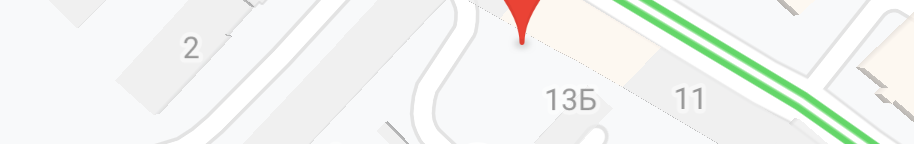
#> input picture query_images/location_intellias_kyrylivska_15.png, 914 x 144 px
$ python match_features.py --query ../query_images/location_intellias_kyrylivska_15.png --train ../query_images/location_intellias_kyrylivska_39.png
#> lines starting #> are read from the running program, lines starting #| are printed output that depends on the picture; long printed decimals are rounded
from datetime import datetime
from itertools import combinations
import argparse
import sys
import os.path
import os
import numpy as np
import math
import cv2


# Parse arguments
ap = argparse.ArgumentParser(description='Script to match features in one image with others')
ap.add_argument('-q', '--query', required=True, help='Querry path. Path to query image')
ap.add_argument('-t', '--train', required=True, help='Train path. Path to train image')
ap.add_argument('-o', '--output', help='Output path. Path to output image. Should contains extension equal to main img')
args = vars(ap.parse_args())

# Assign and verify arguments
query_path = args["query"]
train_path = args["train"]
output_path = args["output"]

if not os.path.isfile(query_path):
    sys.exit("Can't find query image on path '{0}'".format(query_path))
if not os.path.isfile(train_path):
    sys.exit("Can't find train image on path '{0}'".format(train_path))

img1 = cv2.imread(query_path, 0) # queryImage in gray
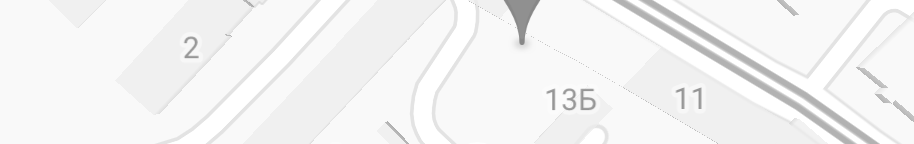
#> img1: shape (144, 914); min 136, max 255, mean 243.6
img2 = cv2.imread(train_path, 0) # trainImage in gray
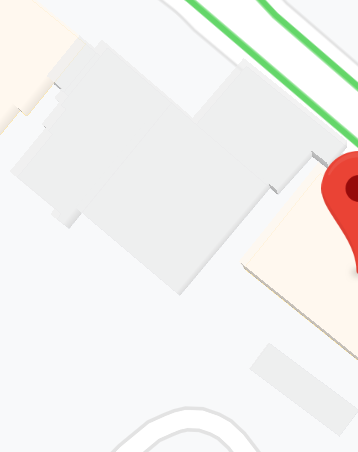
#> input picture query_images/location_intellias_kyrylivska_39.png, 358 x 452 px
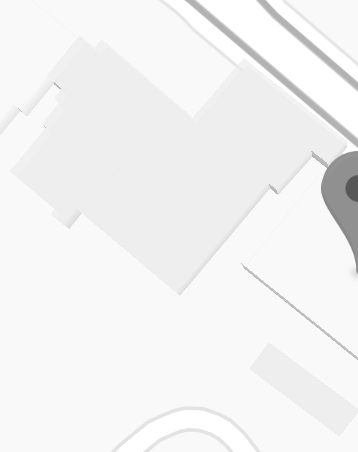
#> img2: shape (452, 358); min 87, max 255, mean 242.9

# Initiate SIFT detector
det = cv2.xfeatures2d.SIFT_create()

# find the keypoints and descriptors
kp1, des1 = det.detectAndCompute(img1, None)
#> kp1 = 69 keypoints; strongest (x, y, size): (553, 108, 2.4), (522, 41, 4.9), (683, 107, 2.2), (700, 107, 2.2)
kp2, des2 = det.detectAndCompute(img2, None)
#> kp2 = 17 keypoints; strongest (x, y, size): (351, 148, 6.3), (245, 268, 2.2), (344, 152, 2), (267, 285, 2.3)

# create BFMatcher object
bf = cv2.BFMatcher()

# Match descriptors.
matches = bf.knnMatch(des1,des2,k=2)
#> matches = 69 matches

# store all the good matches as per Lowe's ratio test.
good = []
for m,n in matches:
    if m.distance < 0.7*n.distance:
        good.append(m)
#> this loop made 69 passes
#> after the loop, good = 5 matches

# Sort them in the order of their distance.
good = sorted(good, key = lambda x:x.distance)

# Draw first good matches.
img3 = cv2.drawMatches(img1, kp1, img2, kp2, good, None, flags=2)
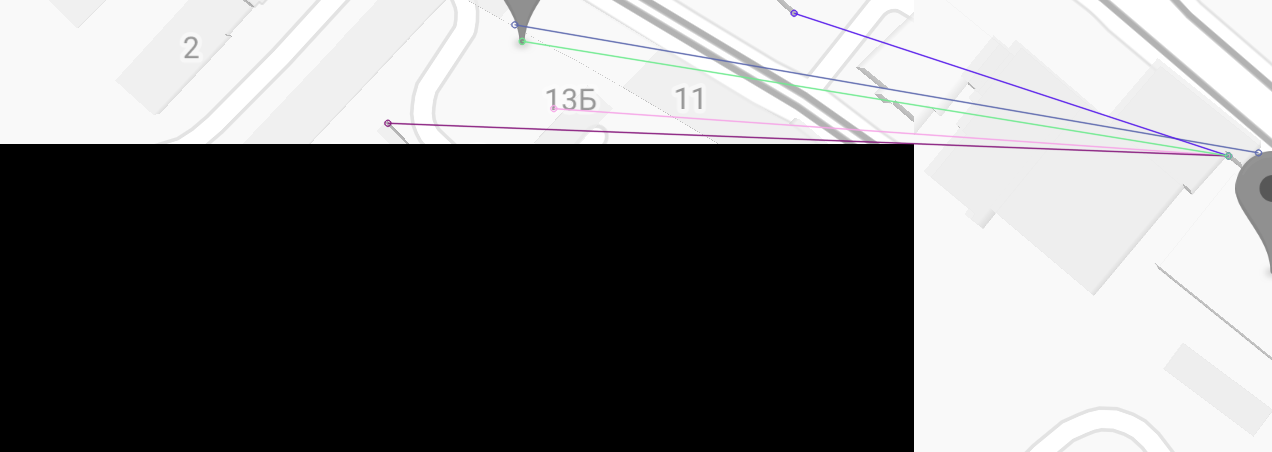
#> img3: shape (452, 1272, 3); mean of channels 0, 1, 2 123.6, 123.1, 123.3; drawn as B, G, R

print( "Done with processing query image '{0}' on train image '{1}'.".format(os.path.basename(query_path), os.path.basename(train_path)) )
print( "Keypoints on Query: {0}. points: {1}".format(len(kp1), [ kp.pt for kp in kp1 ]) )
#> (printed output is left out)
print( "Keypoints on Train: {0}. points: {1}".format(len(kp2), [ kp.pt for kp in kp2 ]) )
#> (printed output is left out)
print( "Matches on Query: '{0}'. points: {1}".format(len(good), [ kp1[kp.queryIdx].pt for kp in good ]) )
#| Matches on Query: '5'. points: [(553.328, 108.104), (514.319, 24.306), (387.350, 122.755), (793.644, 12.764), (521.739, 40.818)]
print( "Matches on Train: '{0}'. points: {1}".format(len(good), [ kp2[kp.trainIdx].pt for kp in good ]) )
#| Matches on Train: '5'. points: [(313.969, 155.450), (344.074, 152.385), (313.969, 155.450), (313.969, 155.450), (313.969, 155.450)]

# Save result to file if 'output' param provided
if not output_path == None:
    cv2.imwrite(output_path, img3)
    # cv2.imwrite("res{0}.png".format(datetime.now().strftime('%Y%m%dT%H%M%S')),img3)
    print( "Result image with matched features saved in '{0}'.".format(output_path) )
